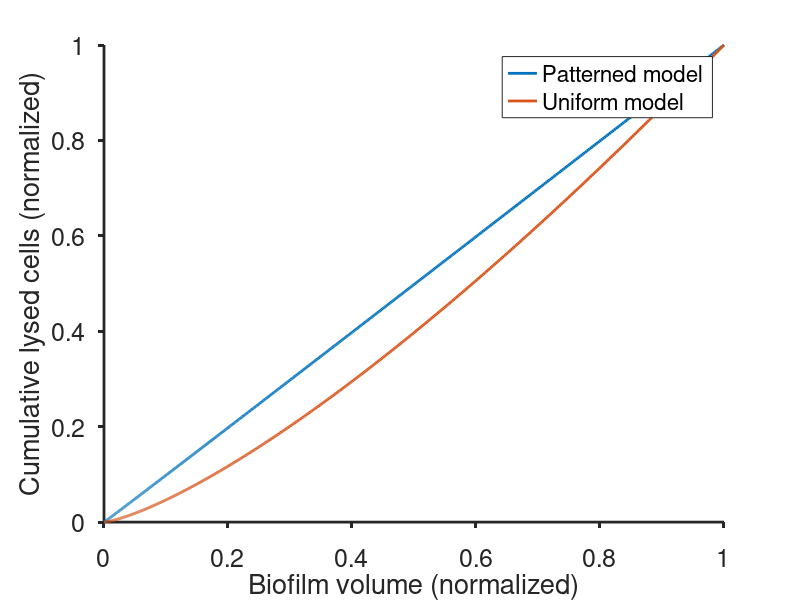

Recreate this plot in MATLAB. (Note: this script raises an error after producing the figure.)
% 3D Model: Coupling of lysis to biofilm volume

% Georgia Squyres, Newman Lab, Caltech

radius = 1:1000; % specify linearly increasing biofilm radius
% Here, radius units are 0.1 um for better precision
time = 1:length(radius); % time steps to model
vol = ((4/3)*pi.*(radius.^3))./2; % hemisphere biofilm volume over time
vol = vol./max(vol); % normalize

% Patterned model:
lysisPDF = normpdf([0:1:max(radius)],5,3); % create lysis PDF, gaussian with mu=5, sigma=3
lysisPatterned = zeros(length(time),1);
for t = time
    r = radius(t):-1:0;
    % Weight volume of each layer by lysis probability in that layer
    for i = 1:length(r)-1
        currVol = ((4/3)*pi.*(r(i).^3))./2-((4/3)*pi.*(r(i+1).^3))./2;
        lysisPatterned(t) = lysisPatterned(t)+currVol.*lysisPDF(i);
    end
end
lysisPatterned = cumsum(lysisPatterned);
lysisPatterned = lysisPatterned./max(lysisPatterned); % normalize

% Uniform model:
lysisPDF = ones(length([0:1:max(radius)]),1); % create uniform lysis PDF
lysisUniform = zeros(length(time),1);
for t = time
    r = radius(t):-1:0;
    % Weight volume of each layer by lysis probability in that layer
    for i = 1:length(r)-1
        currVol = ((4/3)*pi.*(r(i).^3))./2-((4/3)*pi.*(r(i+1).^3))./2;
        lysisUniform(t) = lysisUniform(t)+currVol.*lysisPDF(i);
    end
end
lysisUniform = cumsum(lysisUniform);
lysisUniform = lysisUniform./max(lysisUniform);

figure; hold on;
plot(vol,lysisPatterned,'LineWidth',2);
plot(vol,lysisUniform,'LineWidth',2);

xlabel('Biofilm volume (normalized)')
ylabel('Cumulative lysed cells (normalized)')
set(gca,'LineWidth',2,'FontSize',18,'TickDir','out')

temp = legend({'Patterned model','Uniform model'}); temp.Location = 'northwest'; temp.Box = 'off';
